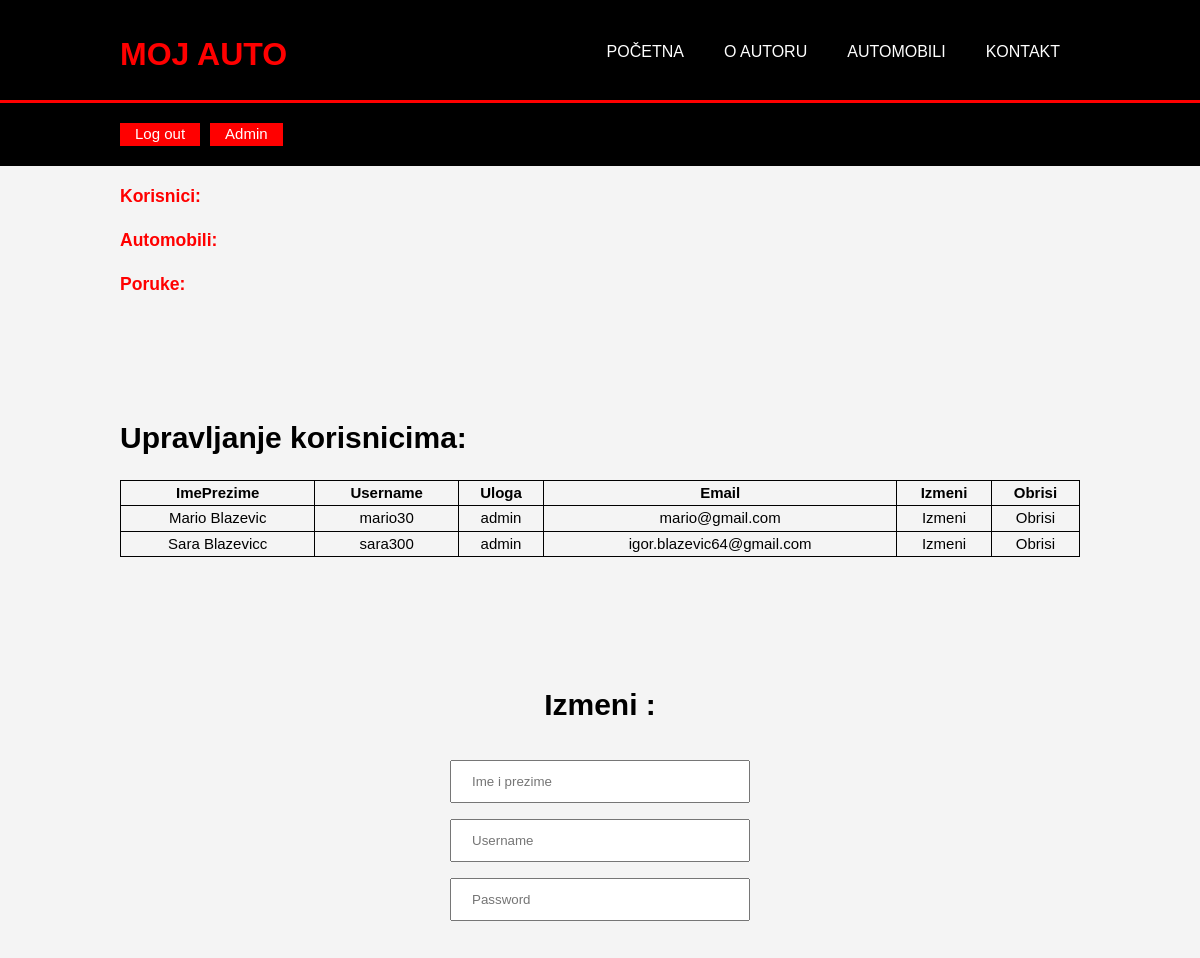
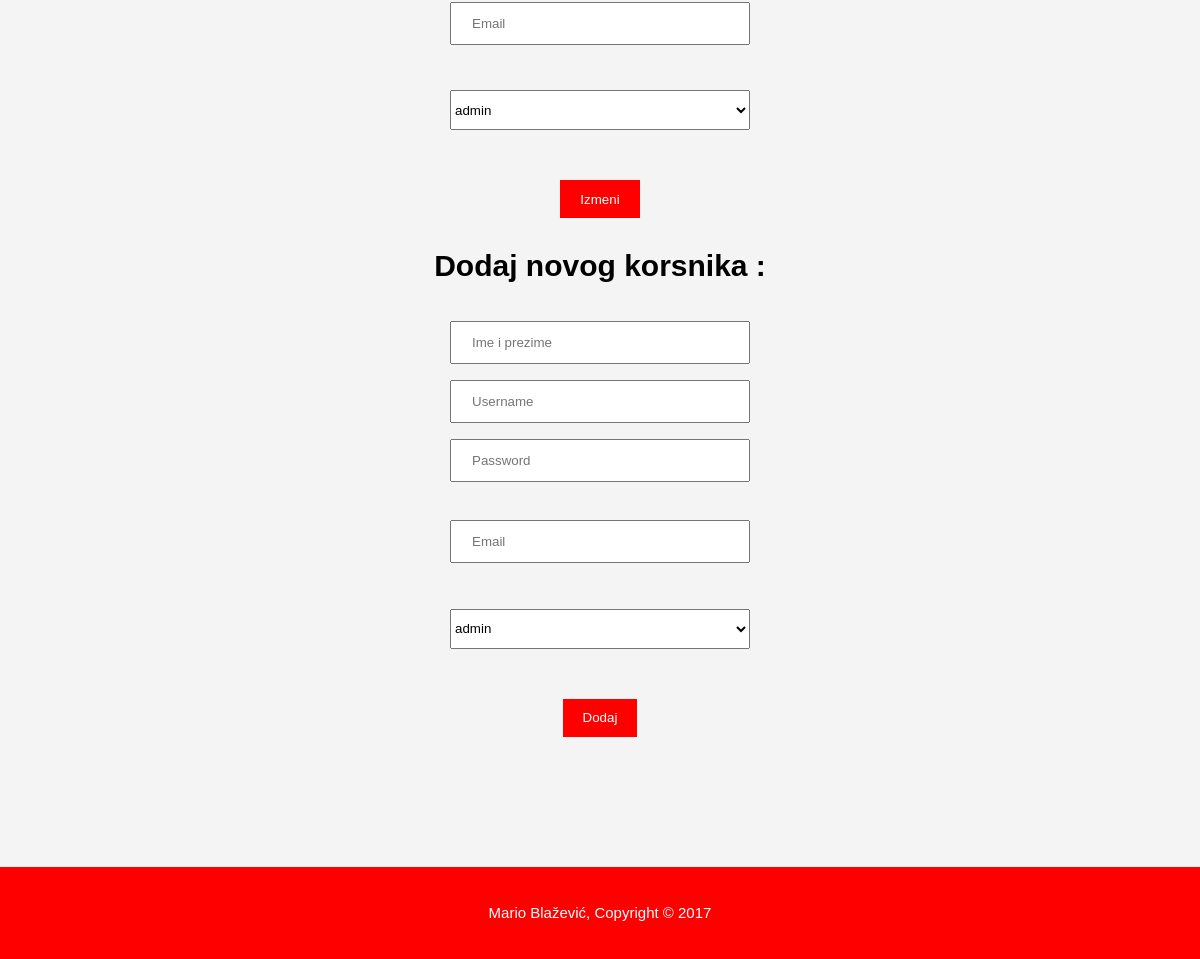
Screenshot of /admin.php (signed in) with the database file from the repository (2 pictures, top to bottom).
### tables this page shows
CREATE TABLE `meni` (
  `idMeni` int(11) NOT NULL,
  `naziv` varchar(50) NOT NULL,
  `naslov` varchar(30) NOT NULL
);

CREATE TABLE `korisnik` (
  `idKorisnik` int(255) NOT NULL,
  `imePrezime` varchar(255) NOT NULL,
  `username` varchar(255) NOT NULL,
  `password` varchar(255) NOT NULL,
  `pol` varchar(10) NOT NULL,
  `idUloga` int(3) NOT NULL,
  `email` varchar(100) NOT NULL
);

CREATE TABLE `uloga` (
  `idUloga` int(3) NOT NULL,
  `naziv` varchar(30) NOT NULL
);

### views/users.php (the view, shortened to what this page needs)
<?php
    if($_SESSION['korisnik']->naziv=="admin"){
        include('modules/conn.php');
        $upit = "select * from korisnik k inner join uloga u on k.idUloga=u.idUloga";
        $priprema = $conn->query($upit);
        if($priprema){
            $podaci = $priprema->fetchAll();
        }
    }
?>
<div class="container">
    <div class="adminLink">
    <h1>Upravljanje korisnicima:</h1>
        <table style="width:100%">
            <tr>
                <th>ImePrezime</th>
                <th>Username</th>
                <th>Uloga</th>
                <th>Email</th>
                <th>Izmeni</th>
                <th>Obrisi</th>
            </tr>
            <?php
            foreach($podaci as $podatak){
                echo "<tr>
                        <td>$podatak->imePrezime</td>
                        <td>$podatak->username</td>
                        <td>$podatak->naziv</td>
                        <td>$podatak->email</td>
                        <td><a href='#' class='update-user' data-id='$podatak->idKorisnik'>Izmeni</a></td>
                        <td><a href='#' class='delete-user' data-id='$podatak->idKorisnik'>Obrisi</a></td>
                    </tr>";
            }
            ?>
        </table>
    </div>
</div>
<div class="container">
      <h2 class='contact'>Izmeni :</h2>
      <div class="contactForm">
      <form action="#" method="post" id="forma">
          <input type="text" placeholder="Ime i prezime" id="tbImePrezime" name="tbImePrezime"><br>
          <input type="text" placeholder="Username" id="tbUserName" name="tbUserName"><br>
          <input type="password" placeholder="Password" id="tbPassword" name="tbPassword"><br><br>
          <input type="text" placeholder="Email" id="tbEmail" name="tbEmail"><br><br>
          <select name="ddlUloga" id="ddlUloga">
              <?php
                $upit = "select * from uloga";
                $priprema = $conn->query($upit);
                if($priprema){
                    $podaci = $priprema->fetchAll();
                    foreach($podaci as $podatak){
                        echo "<option value='$podatak->idUloga'>".$podatak->naziv."</option>";
                    }
                }
              ?>
          </select>
          <input type="button" class="button_1" name="Salji" id="btnIzmeniKor" name="btnIzmeniKor" value="Izmeni">
        </form>
      </div>
    </div>
    <div class="container">
      <h2 class='contact'>Dodaj novog korsnika :</h2>
      <div class="contactForm">
      <form action="#" method="post" id="forma2">
          <input type="text" placeholder="Ime i prezime" id="tbImePrezime1" name="tbImePrezime"><br>
          <input type="text" placeholder="Username" id="tbUserName1" name="tbUserName1"><br>
          <input type="password" placeholder="Password" id="tbPassword1" name="tbPassword"><br><br>
          <input type="text" placeholder="Email" id="tbEmail1" name="tbEmail"><br><br>
          <select name="ddlUloga" id="ddlUloga1">
              <?php
                $upit = "select * from uloga";
                $priprema = $conn->query($upit);
                if($priprema){
                    $podaci = $priprema->fetchAll();
                    foreach($podaci as $podatak){
                        echo "<option value='$podatak->idUloga'>".$podatak->naziv."</option>";
                    }
                }
              ?>
          </select>
          <input type="button" class="button_1" name="Salji" id="btnDodaj" name="btnDodaj" value="Dodaj">
        </form>
      </div>
    </div>

### views/header.php
<header>
      <div class="container">
        <div id="branding">
        <a href="index.php"><h1><span class="highlight">Moj Auto</span></h1></a>
        </div>
        <nav>
          <ul>
          <?php
            include('./modules/conn.php');
            $upit = "select * from meni";
            $izvrsenje = $conn->query($upit);
            if($izvrsenje){
              $podaci = $izvrsenje->fetchAll();
              foreach($podaci as $podatak){
                echo "<li><a href='index.php?page=$podatak->naziv'>".$podatak->naslov."</a></li>";
              }
            }
          ?>
          </ul>
        </nav>
      </div>
</header>

### css/style.css (style rules this page uses)
body { font: 15px/1.5 Arial, Helvetica,sans-serif; padding:0; margin:0; background-color:#f4f4f4; }
.container { width:80%; margin:auto; overflow:hidden; }
ul { margin:0; padding:0; }
a { text-decoration: none; color:black; }
.button_1 { height:38px; background:red; border:0; padding-left: 20px; padding-right:20px; color:#ffffff; }
header { background:black; color:#ffffff; padding-top:30px; min-height:70px; border-bottom:red 3px solid; }
header a { color:#ffffff; text-decoration:none; text-transform: uppercase; font-size:16px; }
header li { float:left; display:inline; padding: 0 20px 0 20px; }
header #branding { float:left; }
header #branding h1 { margin:0; }
header nav { float:right; margin-top:10px; }
header .highlight, header .current a { color:red; font-weight:bold; }
.contact { text-align:center; font-size: 30px; }
.contactForm { margin: 0 auto; width:300px; text-align: center; }
select { width: 100%; margin-top:15px; margin-bottom: 50px; }
input[type=text],input[type=password] { width: 100%; padding: 12px 20px; margin: 8px 0; box-sizing: border-box; }
select { height:40px; }
table, th, td { border: 1px solid black; border-collapse: collapse; text-align: center; }
.adminLink { margin:100px 0; }

### rows the page displays
meni: naslov "POČETNA"
meni: naslov "O AUTORU"
meni: naslov "AUTOMOBILI"
meni: naslov "KONTAKT"
korisnik: imePrezime "Mario Blazevic", username "mario30", idUloga.naziv "admin", email "mario@gmail.com"
korisnik: imePrezime "Sara Blazevicc", username "sara300", idUloga.naziv "admin", email "igor.blazevic64@gmail.com"

### other values shown
form field ddlUloga "admin"
